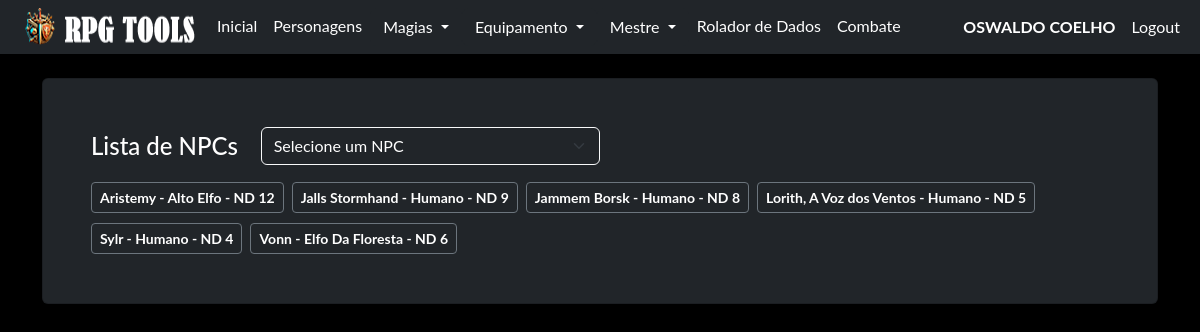
Page /npc/ (signed in) on the committed database.
### model/user_model.py (models this page shows, shortened)
class User(db.Model, UserMixin):
    __tablename__ = "user"
    id = db.Column('id', db.Integer, primary_key=True)
    nome = db.Column('nome', db.String(150))
    sobrenome = db.Column('sobrenome', db.String(150))
    email = db.Column('email', db.String(50), unique=True)
    telefone = db.Column('telefone', db.String(15), unique=True, nullable=False)
    login = db.Column('login', db.String(50), unique=True, nullable=False)
    senha = db.Column('senha', db.String(550), nullable=False)
    tipo = db.Column('tipo', db.String(25), nullable=False, default="none")
    personagens = db.relationship("Personagem", foreign_keys=[Personagem.id_user], back_populates="user")

### model/personagens_model.py (models this page shows, shortened)
class Personagem(db.Model):
    __tablename__ = "personagens"
    id = db.Column(db.Integer, primary_key=True)
    id_user = db.Column(db.Integer, db.ForeignKey('user.id'))
    ficha = db.Column(db.JSON, nullable=False)
    nome = db.Column(db.String(150), nullable=False)
    tipo = db.Column(db.String(25), nullable=False, default="não informado")
    user = db.relationship("User", foreign_keys=[id_user], back_populates="personagens")
    @classmethod
    def npcs_id(cls, id_user, id=None):
        query = cls.query.filter_by(id_user=id_user, tipo="NPC")
        if id is not None:
            query = query.filter_by(id=id)
        query = query.order_by(cls.nome.asc())
        return query.all()

### routes/npc.py (the view)
@blueprint_npc.route('/', methods=['GET', 'POST'])
def npc_index():
    if request.method == 'GET':
        npcs = Personagem.npcs_id(id_user=current_user.id)
        return render_template('npc.html', npcs = npcs)
    if request.method == 'POST':
        return redirect('/')

### routes/login.py (called while the page is built)
@login_manager.user_loader
def get_user(id):
    return User.query.get(id)

### templates/npc.html (shortened to what this page needs)
{% extends 'base.html' %}
{% block conteudo %}
    {% if current_user.is_authenticated %}
    <div class="card shadow p-5 bg-dark text-white-50 no-margin">
        <div class="d-flex align-items-center mb-3">
            <h4 class="text-white col-md-2 mb-0">Lista de NPCs</h4>
            <div class="col-md-4">
                <select id="npc-select" class="form-select bg-dark text-white border-light">
                    <option value="" disabled selected>Selecione um NPC</option>
                </select>
            </div>
        </div>
        <div class="d-flex flex-wrap gap-2">
        {% for npc in npcs %}
        <p>
            <button type="button" class="btn btn-outline-secondary btn-sm" data-bs-toggle="modal" data-bs-target="#exampleModal{{ npc.id }}"> <strong class="text-white"> {{npc.ficha['nome']}} - {{npc.ficha['raca']}} - ND {{npc.ficha['nd']}}</strong> </button>
        </p>
        {% endfor %}
        </div>
    </div>
    <br>
    {% endif %}
{% endblock %}

### templates/base.html (shortened to what this page needs)
<!doctype html>
<html lang="pt-BR">
  <head>
    <link rel="stylesheet" href="{{ url_for('static', filename='css/bootstrap.min.css') }}">
    <link rel="stylesheet" href="{{ url_for('static', filename='css/custom.css') }}">
  </head>
  <body class="bg-black font_rpg">
    <nav class="navbar navbar-expand-lg navbar bg-dark"  data-bs-theme="dark">
        <div class="container-fluid">
            <ul class="navbar-nav">
              <img src="/static/imagem/logo35.png"/>
              {% if current_user.is_authenticated %}
              <li class="nav-item"><a class="nav-link active mb-0 h1 text-white" href="/">Inicial</a> </li>
              <li class="nav-item"><a class="nav-link active mb-0 h1 text-white" href="/pj/">Personagens</a> </li>
              <li class="nav-item">
                <div class="dropdown">
                  <button class="btn btn-dark dropdown-toggle" type="button" data-bs-toggle="dropdown" aria-expanded="false">
                    Magias
                  </button>
                </div>
              </li>
              <li class="nav-item">
                <div class="dropdown">
                  <button class="btn btn-dark dropdown-toggle" type="button" data-bs-toggle="dropdown" aria-expanded="false">
                    Equipamento
                  </button>
                </div>
              </li>
              <li class="nav-item">
                <div class="dropdown">
                  <button class="btn btn-dark dropdown-toggle" type="button" data-bs-toggle="dropdown" aria-expanded="false">
                    Mestre
                  </button>
                </div>
              </li>
              <li class="nav-item"><a class="nav-link active mb-0 h1 text-white" href="/rolador/">Rolador de Dados</a> </li>
              <li class="nav-item"><a class="nav-link active mb-0 h1 text-white" href="#">Combate</a> </li>
              {% endif %}
            </ul>
              <ul class="navbar-nav ms-auto">
              {% if current_user.is_authenticated %}
                <li class="nav-item"><p class="nav-link active mb-0 h1 text-white"><b> {{current_user.nome}} {{current_user.sobrenome}}</b></p> </li>
                <li class="nav-item"><a class="nav-link active mb-0 h1 text-white" href="/logout">Logout</a> </li>
              {% else %}
                <li class="nav-item"><a class="nav-link active mb-0 h1 text-white" href="/login">Login</a> </li>
                <li class="nav-item"><a class="nav-link active mb-0 h1 text-white" href="/login/register">Register</a> </li>
              {% endif %}
              </ul>
        </div>
    </nav>
    <div class="container">
      <br>
        {% block conteudo %}
        {% endblock %}
        <br>
    </div>
  </body>

### static/css/custom.css (style rules this page uses)
.font_rpg { font-family: "Lato", "Helvetica Neue", Helvetica, Arial, sans-serif; }
.no-margin p { margin-top: 1px; margin-bottom: 1px; }
::placeholder { color: #adb5bd; opacity: 1; }

### rows in the picture
User: nome "OSWALDO", sobrenome "COELHO"
Personagem: ficha.nome "Aristemy", ficha.raca "Alto Elfo", ficha.nd "12"
Personagem: ficha.nome "Jalls Stormhand", ficha.raca "Humano", ficha.nd "9"
Personagem: ficha.nome "Jammem Borsk", ficha.raca "Humano", ficha.nd "8"
Personagem: ficha.nome "Lorith, A Voz dos Ventos", ficha.raca "Humano", ficha.nd "5"
Personagem: ficha.nome "Sylr", ficha.raca "Humano", ficha.nd "4"
Personagem: ficha.nome "Vonn", ficha.raca "Elfo Da Floresta", ficha.nd "6"
